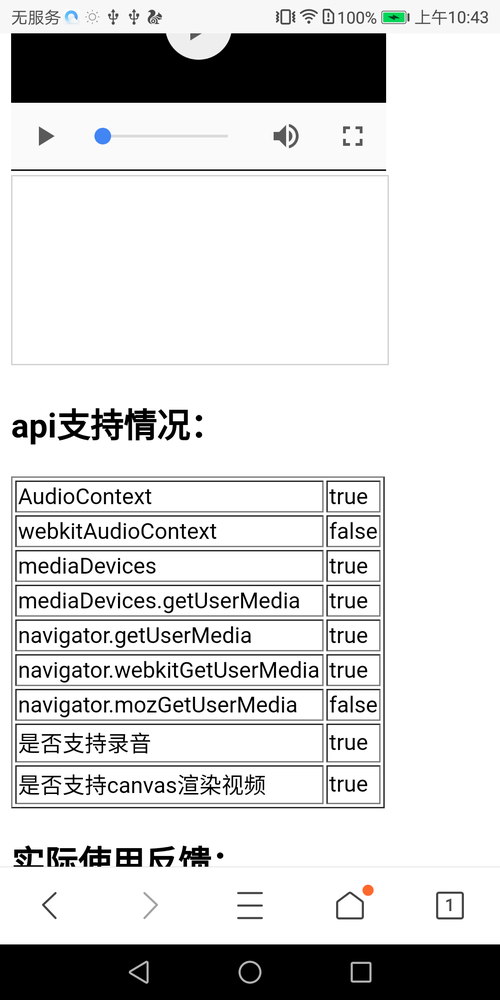
#> input picture 麦芒6_QQ.png, 500 x 1000 px, shrunk from 1080 x 2160 before the run, found by its file name
$ python a.py
#> lines starting #> are read from the running program, lines starting #| are printed output that depends on the picture; after the words box and inside, x2 and y2 are one past the last pixel; in counts of white or black regions, pixels touching at a corner belong together
# -*- coding: utf-8 -*-
import math
import cv2


if __name__ == "__main__":
    p = '/Users/zhenwang/code/git/ai/ocr/chineseocr_lite/麦芒6_QQ.png'
    img = cv2.imread(p)
#> img is the input picture: shape (1000, 500, 3); mean B, G, R 213.4, 213.4, 213.3
    gray = cv2.cvtColor(img, cv2.COLOR_BGR2GRAY)

    height, width = gray.shape
#> height = 1000; width = 500
    min_border = min(height, width)
#> min_border = 500
    min_line_len = min_border // 3
#> min_line_len = 166

    temp = img.copy()
    _, threshold = cv2.threshold(gray, 200, 255, cv2.THRESH_BINARY)
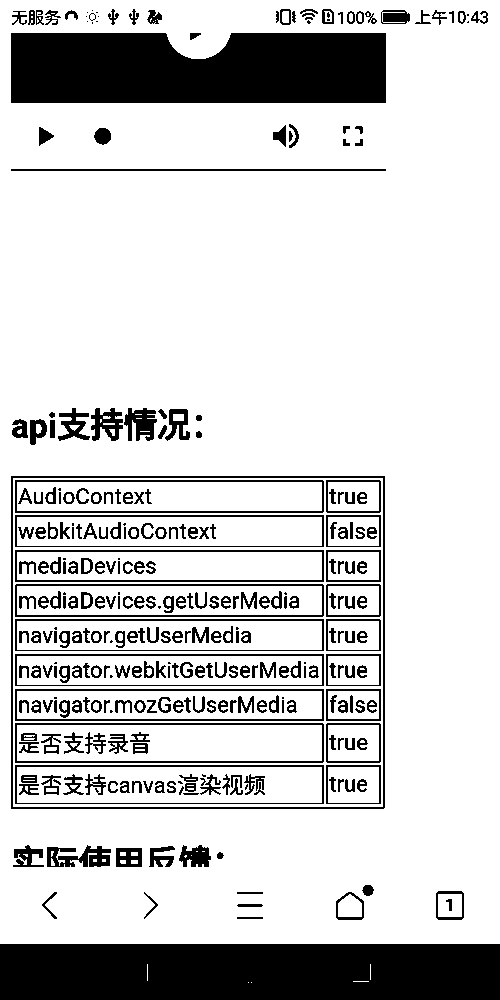
#> threshold: shape (1000, 500); 81% white; 327 black regions (38 under 20 px)
    contours, hierarchy = cv2.findContours(threshold, cv2.RETR_TREE, cv2.CHAIN_APPROX_SIMPLE)
#> contours = 497 contours, 146 with area under 20; largest, box (x1, y1, x2, y2) and area: (0, 0, 500, 944) 470557, (10, 475, 386, 810) 125246, (13, 478, 383, 807) 121032, (10, 32, 387, 104) 25426, (14, 722, 325, 764) 12705
    for contour in contours:
        x, y, w, h = cv2.boundingRect(contour)
        if w < min_line_len or h < min_line_len or w >= min_border or h >= min_border:
            continue
        approx = cv2.approxPolyDP(contour, 0.01 * cv2.arcLength(contour, True), True)
        cv2.drawContours(temp, [approx], 0, (0, 0, 255), 5)
#> this loop made 497 passes
#> (x, y, w, h) on passes 1, 2, 7: (251, 982, 1, 1), (248, 982, 1, 1), (236, 916, 28, 4)
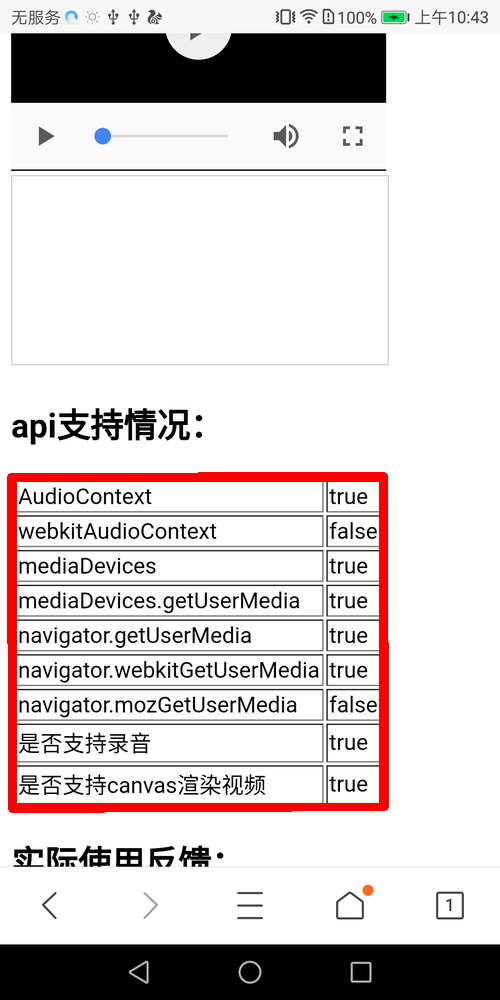
#> temp: shape (1000, 500, 3); 2.63% of pixels changed, all inside (x1, y1, x2, y2) = (7, 472, 389, 813)

    '''
    edges = cv2.Canny(gray, 50, 150, apertureSize=5)
    lines = cv2.HoughLinesP(edges, 1, math.pi/180, min_line_len, 10)
    for line in lines:
        for x1, y1, x2, y2 in line:
            # if abs(x1-x2) < min_line_len or abs(y1-y2) < min_line_len:
            #     continue
            cv2.line(temp, (x1, y1), (x2, y2), (0, 0, 255), 2)
    '''
    cv2.imwrite("debug_im/lines.jpg", temp)
